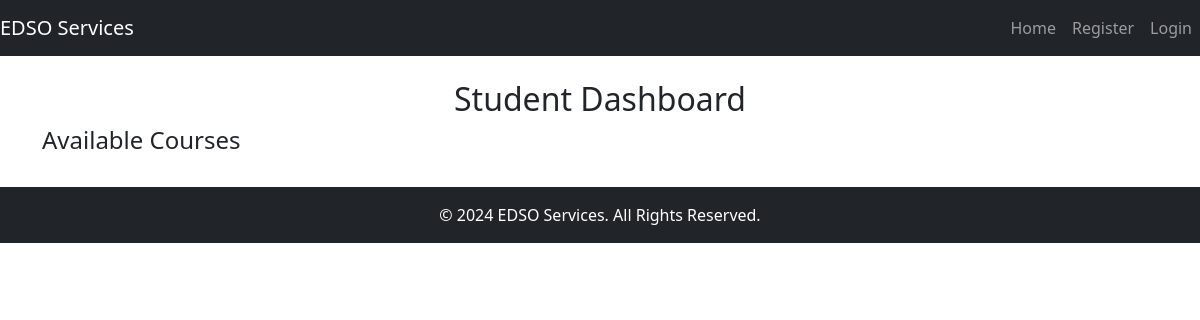
The app's page /student_dashboard/ (signed in), older data.
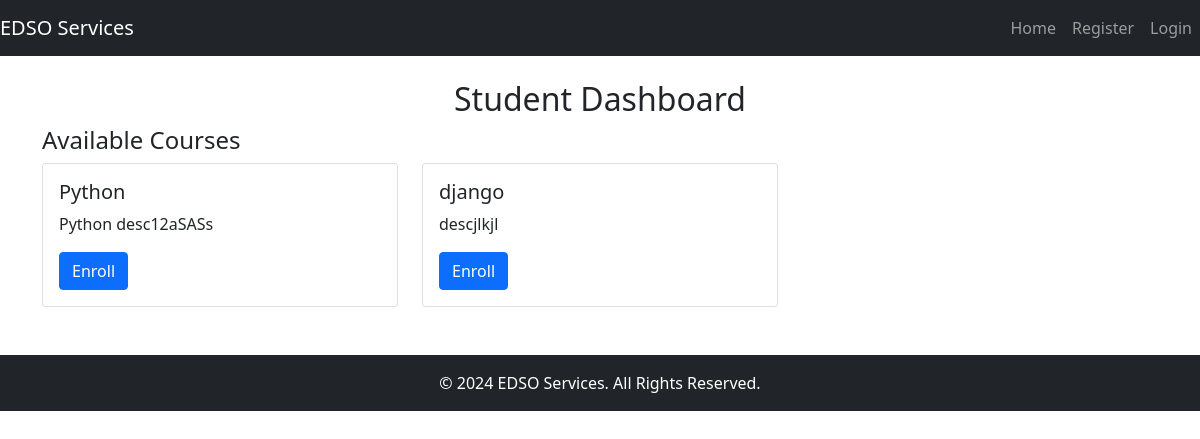
The same page, newer data.
### edso_app/models.py (models this page shows, shortened)
class Course(models.Model):
    name = models.CharField(max_length=100)
    description = models.TextField()
    created_at = models.DateTimeField(auto_now_add=True)

### edso_app/views.py (the view)
# urls.py: path('student_dashboard/', views.student_dashboard, name='student_dashboard'),
@login_required
def student_dashboard(request):
    courses = Course.objects.all()
    return render(request, 'edso_app/student_dashboard.html', {'courses': courses})

### edso_app/templates/edso_app/student_dashboard.html
{% extends 'edso_app/base.html' %}
{% block content %}
<h2 class="text-center">Student Dashboard</h2>
<h4>Available Courses</h4>
<div class="row">
    {% for course in courses %}
    <div class="col-md-4">
        <div class="card mb-4">
            <div class="card-body">
                <h5 class="card-title">{{ course.name }}</h5>
                <p class="card-text">{{ course.description }}</p>
                <a href="{% url 'enroll_course' course.id %}" class="btn btn-primary">Enroll</a>
            </div>
        </div>
    </div>
    {% endfor %}
</div>
{% endblock %}

Row changes from the older to the newer data that the page shows:
added Course: name "Python", description "Python desc12aSASs"
added Course: name "django", description "descjlkjl"
